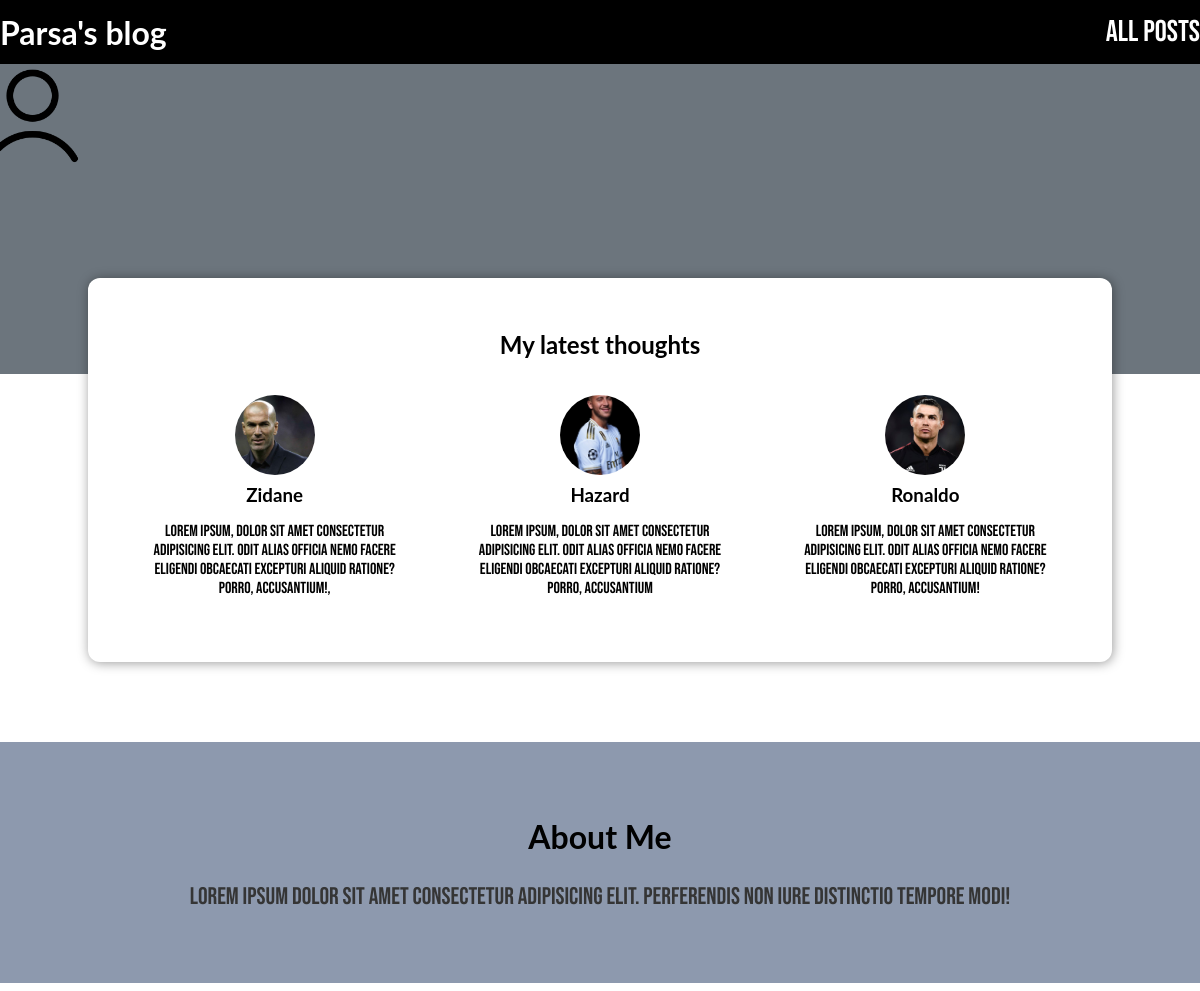
The page / on the database its author committed.
### blog/models.py (models this page shows, shortened)
class Post(models.Model):
    title = models.CharField(max_length=150)
    excerpt = models.CharField(max_length=200)
    image = models.ImageField(upload_to="posts", null=True)
    date = models.DateField(auto_now=True)
    slug = models.SlugField(unique=True, db_index=True)
    content = models.TextField(validators=[MinLengthValidator(10)])
    author = models.ForeignKey(Author, on_delete=models.SET_NULL,null= True, related_name="posts")
    tags = models.ManyToManyField(Tag)

### blog/views.py (the view)
# urls.py: path("", views.StartingPageView.as_view(), name="starting-page"),
class StartingPageView(ListView):
    template_name = "blog/index.html"
    model = Post
    ordering = ["-date"]
    context_object_name = "posts"
    def get_queryset(self):
        queryset = super().get_queryset()
        data = queryset[:3]
        return data

### blog/templates/blog/index.html (shortened to what this page needs)
{% extends "base.html" %}
{% load static %}
{% block css_files %}
  <link rel="stylesheet" href="{% static "blog/post.css" %}"/>
  <link rel='stylesheet' href="{% static "blog/index.css" %}"/>
{% endblock %}
{% block content%}
<div id="welcome">
   <img src="static/blog/images/person.png" alt="parsa-the author if this blog"/>
</div>
<section id="latest-posts">
    <h2>My latest thoughts</h2>
    <ul>
      {% for post in posts %}
        {% include "blog/includes/post.html" %}
      {% endfor %}
    </ul>
</section>
<section id="about">
    <h2>About Me</h2>
    <p>
        Lorem ipsum dolor sit amet consectetur adipisicing elit. Perferendis non iure distinctio tempore modi!
    </p>
</section>
{% endblock %}

### blog/templates/blog/includes/post.html
{% load static %}
<li>
    <article class="post">
        <a href="{% url "posts-details" post.slug %}">
            <img src="{{ post.image.url }}" alt="{{ post.title }}"/>
            <div class="post__contain">
                <h3>{{ post.title }}</h3>
                <p>
                    {{ post.excerpt }}
                </p>
            </div>
        </a>
    </article>
</li>

### static/app.css (style rules this page uses)
html { font-family: 'Bebas Neue', cursive; }
h1, h2, h3 { font-family: 'Lato', sans-serif; font-weight: bold; }

### blog/static/blog/post.css (style rules this page uses)
.post { display: flex; flex-direction: column; align-items: center; text-align: center; }
.post a { text-decoration: none; color: black; transition: all 0.2 ease; padding: 1rem; }
.post img { width: 5rem; height: 5rem; object-fit: cover; border-radius: 50%; }
.post h3 { margin: 0.25rem 0; }

### blog/static/blog/index.css (style rules this page uses)
#welcome { background: #6c757d; padding: 0 20%; padding-bottom: 10rem; border-top-style: solid; border-left-style: solid; border-left-width: 0px; margin-top: 4rem; border-top-width: 0px; margin-right: -0.5rem; margin-left: -0.5rem; }
#welcome img { width: 20%; object-fit: cover; object-position: top; position: relative; right: 277px; bottom: 25px; }
#latest-posts { background-color: white; padding: 2rem; border-radius: 12px; width: 60rem; margin: -6rem auto 2rem auto; box-shadow: 1px 1px 12px rgba(0, 0, 0, 0.4); }
#latest-posts h2 { text-align: center; }
#latest-posts ul { list-style: none; margin: 0; padding: 0; display: flex; gap: 1rem; }
#latest-posts li { flex: 1 }
#about { margin-top: 5rem; margin-right: -0.5rem; margin-left: -0.5rem; text-align: center; background-color: #8d99ae; padding: 3rem; }
#about h2 { font-size: 2rem; }
#about p { font-size: 1.5rem; color: #353535; }

### rows shown on the page
Post: image (picture), title "Zidane", excerpt "Lorem ipsum, dolor sit amet consectetur adipisicing elit. Odit alias officia nemo facere eligendi obcaecati excepturi aliquid ratione? Porro, accusantium!,"
Post: image (picture), title "Hazard", excerpt "Lorem ipsum, dolor sit amet consectetur adipisicing elit. Odit alias officia nemo facere eligendi obcaecati excepturi aliquid ratione? Porro, accusantium"
Post: image (picture), title "Ronaldo", excerpt "Lorem ipsum, dolor sit amet consectetur adipisicing elit. Odit alias officia nemo facere eligendi obcaecati excepturi aliquid ratione? Porro, accusantium!"
